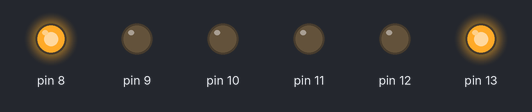
Bench run of a sketch on a simulated Arduino Uno, built with avr-gcc and run on an emulated ATmega328P. Shown: output pins drawn as LEDs (lit = HIGH).

Above: at 2.5 s.
At 5.5 s:
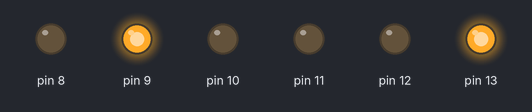
At 8.5 s:
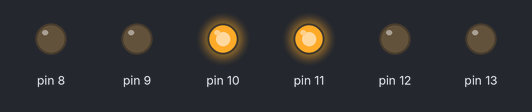
At 11.5 s:
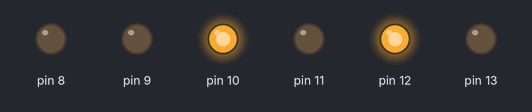
Timing chart, 0 to 15.6 s (numbered marks = the images above):
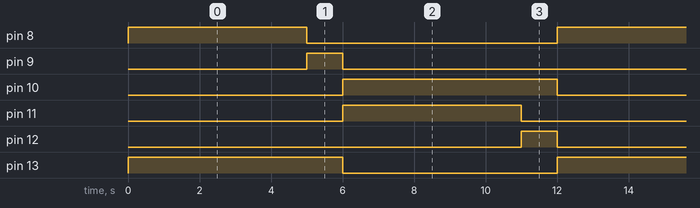

Measured:
- by itself, pin 8, pin 11: alternates HIGH for 5.0 s and LOW for 7.0 s
- by itself, pin 9, pin 12: alternates HIGH for 1.0 s and LOW for 11.0 s
- by itself, pin 10, pin 13: alternates HIGH for 6.0 s and LOW for 6.0 s

The sketch:

Practica0Sensores.ino
```cpp
// the setup function runs once when you press reset or power the board
void setup() {
  // initialize digital pin LED_BUILTIN as an output.
  pinMode(13, OUTPUT);
  pinMode(12, OUTPUT);
  pinMode(11, OUTPUT);
  pinMode(10, OUTPUT);
  pinMode(9, OUTPUT);
  pinMode(8, OUTPUT);
}

// the loop function runs over and over again forever
void loop() {
  digitalWrite(13, HIGH);   //rojo izq
  digitalWrite(8, HIGH);   //Verde der
  delay(5000);
  digitalWrite(8, LOW); //verde der
  digitalWrite(9, HIGH);   //amarillo der
  delay(1000);
  digitalWrite(9, LOW); //amarillo der
  digitalWrite(13, LOW); //rojo izq
  digitalWrite(11, HIGH);   //verde izq
  digitalWrite(10, HIGH);   //rojo der
  delay(5000);
  digitalWrite(11, LOW);
  digitalWrite(12, HIGH);   //amarillo izq
  delay(1000);
  digitalWrite(12, LOW);
  digitalWrite(10, LOW);
}
```
